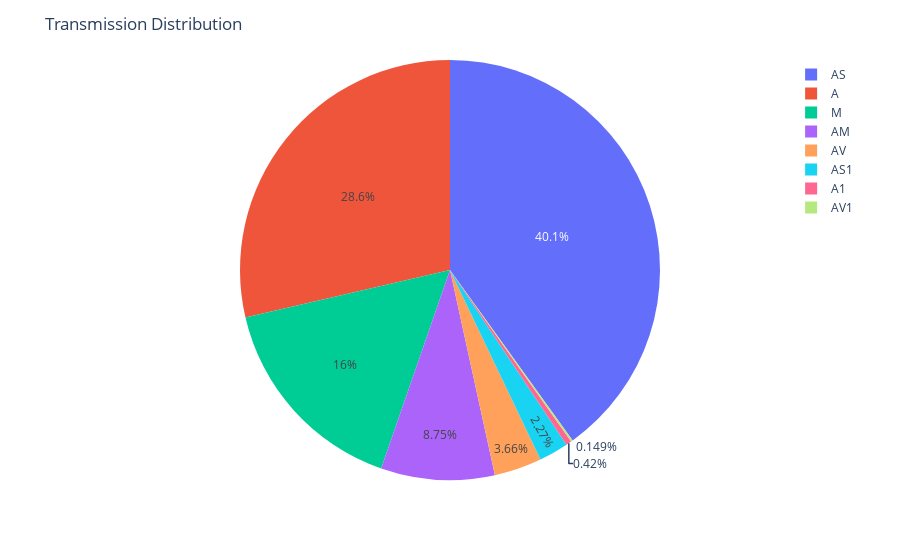

The notebook cell saved with this chart:
### Code cell
transmission_distr =df['Transmission'].value_counts().reset_index()
fig = px.pie(transmission_distr, values='Transmission', names='index')
fig.update_layout(title="Transmission Distribution")
fig.show()

### Figure 1 — Plotly figure (JSON) as saved in the notebook; plotly's stock layout.template omitted (floating-point values rounded to 4 significant figures)
{"data": [{"domain": {"x": [0, 1], "y": [0, 1]}, "hovertemplate": "index=%{label}<br>Transmission=%{value}<extra></extra>", "labels": ["AS", "A", "M", "AM", "AV", "AS1", "A1", "AV1"], "legendgroup": "", "name": "", "showlegend": true, "type": "pie", "values": [2959, 2115, 1185, 646, 270, 168, 31, 11]}], "layout": {"legend": {"tracegroupgap": 0}, "margin": {"t": 60}, "title": {"text": "Transmission Distribution"}}}
